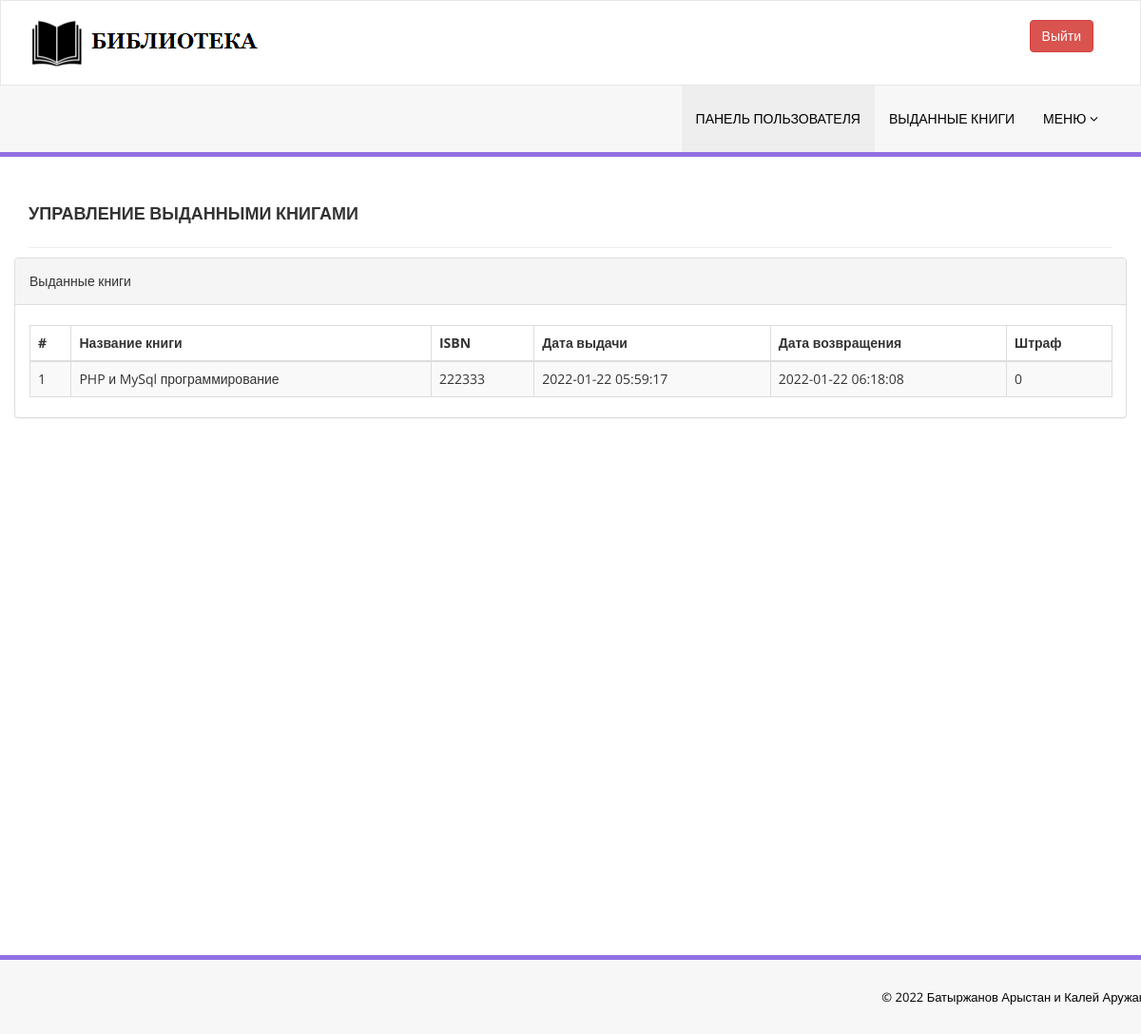
/library/issued-books.php (signed in), run on the app's committed database.
### tables this page shows
CREATE TABLE `tblissuedbookdetails` (
  `id` int(11) NOT NULL,
  `BookId` int(11) DEFAULT NULL,
  `StudentID` varchar(150) DEFAULT NULL,
  `IssuesDate` timestamp NULL DEFAULT current_timestamp(),
  `ReturnDate` timestamp NULL DEFAULT NULL ON UPDATE current_timestamp(),
  `RetrunStatus` int(1) DEFAULT NULL,
  `fine` int(11) DEFAULT NULL
);

CREATE TABLE `tblbooks` (
  `id` int(11) NOT NULL,
  `BookName` varchar(255) DEFAULT NULL,
  `CatId` int(11) DEFAULT NULL,
  `AuthorId` int(11) DEFAULT NULL,
  `ISBNNumber` varchar(25) DEFAULT NULL,
  `BookPrice` decimal(10,2) DEFAULT NULL,
  `bookImage` varchar(250) NOT NULL,
  `isIssued` int(1) DEFAULT NULL,
  `RegDate` timestamp NULL DEFAULT current_timestamp(),
  `UpdationDate` timestamp NULL DEFAULT NULL ON UPDATE current_timestamp()
);

### library/issued-books.php (the view, shortened to what this page needs)
<?php
include('includes/config.php');
if(strlen($_SESSION['login'])==0)
    {
header('location:index.php');
}
else{
    ?>
<!DOCTYPE html>
<html xmlns="http://www.w3.org/1999/xhtml">
<head>
    <link href="assets/css/bootstrap.css" rel="stylesheet" />
    <link href="assets/css/font-awesome.css" rel="stylesheet" />
    <link href="assets/js/dataTables/dataTables.bootstrap.css" rel="stylesheet" />
    <link href="assets/css/style.css" rel="stylesheet" />
</head>
<body>
<?php include('includes/header.php');?>
    <div class="content-wrapper">
         <div class="container">
        <div class="row pad-botm">
            <div class="col-md-12">
                <h4 class="header-line">Управление выданными книгами</h4>
    </div>
            <div class="row">
                <div class="col-md-12">
                    <div class="panel panel-default">
                        <div class="panel-heading">
                          Выданные книги
                        </div>
                        <div class="panel-body">
                            <div class="table-responsive">
                                <table class="table table-striped table-bordered table-hover" id="dataTables-example">
                                    <thead>
                                        <tr>
                                            <th>#</th>
                                            <th>Название книги</th>
                                            <th>ISBN </th>
                                            <th>Дата выдачи</th>
                                            <th>Дата возвращения</th>
                                            <th>Штраф</th>
                                        </tr>
                                    </thead>
                                    <tbody>
<?php
$sid=$_SESSION['stdid'];
$sql="SELECT tblbooks.BookName,tblbooks.ISBNNumber,tblissuedbookdetails.IssuesDate,tblissuedbookdetails.ReturnDate,tblissuedbookdetails.id as rid,tblissuedbookdetails.fine from  tblissuedbookdetails join tblstudents on tblstudents.StudentId=tblissuedbookdetails.StudentId join tblbooks on tblbooks.id=tblissuedbookdetails.BookId where tblstudents.StudentId=:sid order by tblissuedbookdetails.id desc";
$query = $dbh -> prepare($sql);
$query-> bindParam(':sid', $sid, PDO::PARAM_STR);
$query->execute();
$results=$query->fetchAll(PDO::FETCH_OBJ);
$cnt=1;
if($query->rowCount() > 0)
{
foreach($results as $result)
{               ?>
                                        <tr class="odd gradeX">
                                            <td class="center"><?php echo htmlentities($cnt);?></td>
                                            <td class="center"><?php echo htmlentities($result->BookName);?></td>
                                            <td class="center"><?php echo htmlentities($result->ISBNNumber);?></td>
                                            <td class="center"><?php echo htmlentities($result->IssuesDate);?></td>
                                            <td class="center"><?php if($result->ReturnDate=="")
                                            {?>
                                            <span style="color:red">
                                             <?php   echo htmlentities("Не возвращена."); ?>
                                                </span>
                                            <?php } else {
                                            echo htmlentities($result->ReturnDate);
                                        }
                                            ?></td>
                                              <td class="center"><?php echo htmlentities($result->fine);?></td>
                                        </tr>
 <?php $cnt=$cnt+1;}} ?>
                                    </tbody>
                                </table>
                            </div>
                        </div>
                    </div>
                </div>
            </div>
    </div>
    </div>
    </div>
  <?php include('includes/footer.php');?>
</body>
</html>
<?php } ?>

### library/assets/css/style.css (style rules this page uses)
.content-wrapper { margin-top: 40px; min-height:800px; padding-bottom:90px; }
.header-line { font-weight:900; padding-bottom:25px; border-bottom:1px solid #eeeeee; text-transform:uppercase; }
.pad-botm { padding-bottom:30px; }

### data on the page
tblissuedbookdetails: BookId.BookName "PHP и MySql программирование", BookId.ISBNNumber "222333", IssuesDate "2022-01-22 05:59:17", ReturnDate "2022-01-22 06:18:08", fine "0"
